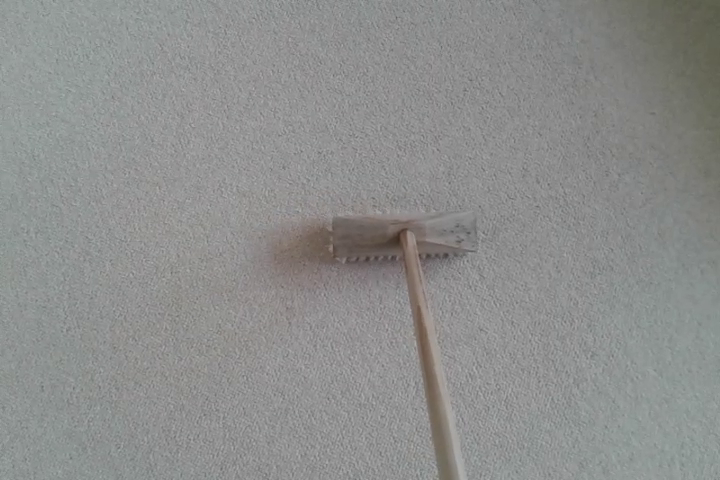
#> input picture Rezultati/img0006.png, 720 x 480 px, found by its file name; the run also reads 1 picture not shown here
$ python nekateri_testi.py
#> lines starting #> are read from the running program, lines starting #| are printed output that depends on the picture
### HS_piramidna.py
from scipy.ndimage.filters import convolve
import numpy as np
from interpolacija import interpn
from funkcije import showImage
import cv2
import scipy.ndimage as ni
#predlagan s strani Horn- Schunck, redefiniram (uposteva Neumanove robne pogoje sistema diff enačb):
kernelAvg = np.array([[1/12, 1/6, 1/12],
                        [1/6,    0, 1/6],
                        [1/12, 1/6, 1/12]], dtype=np.float32)

def discreteGaussian2D(iSigma):
    '''
    izračun gaussovega jedra za glajenje iz sigme
    '''
#> called with iSigma = 1.04
    U = int(2*np.ceil(3*iSigma) +1)
    V = U
    oKernel = np.zeros((U,V))
    for u in list(range(int(-(U-1)/2), int((U-1)/2)+1, 1)):
        for v in list(range(int(-(V-1)/2), int((V-1)/2)+1, 1)):
            oKernel[u+int((U-1)/2),v+int((V-1)/2)] = ((2*np.pi)**(-1)*iSigma**(-2))*np.exp(-(u**2+v**2)/2/iSigma**2)

    return oKernel/np.sum(oKernel)


def bicubicInterpolateWarp(I2,U,V):
    '''
    popravi za u,v in bikubično interpoliraj kar manjka
    '''
    dy,dx=I2.shape
    x = np.arange(0, dx, 1)
    y = np.arange(0, dy, 1)
    #Y, X = np.meshgrid(y, x, indexing='ij')  #tocke prej
    f = I2
    xi = np.arange(0, dx, 1.0)
    yi = np.arange(0, dy, 1.0)
    Yi, Xi = np.meshgrid(yi, xi, indexing='ij')#tocke potem
    Xi -= U
    Yi -= V
    fi = interpn([Yi, Xi], [y, x], f,order=3) #3. red
    return fi

def upscaleDownscaleInterp(I,nj):
    '''
    I: image to scale, nj>1 upscale, nj<1 downscale
    '''

    dy,dx=I.shape
    x = np.arange(0, dx, 1)
    y = np.arange(0, dy, 1)
    #Y, X = np.meshgrid(y, x, indexing='ij')  #tocke prej
    f = I
    xi = np.arange(0, dx, 1/nj)
    yi = np.arange(0, dy, 1/nj)
    Yi, Xi = np.meshgrid(yi, xi, indexing='ij')#tocke potem
    fi = interpn([Yi, Xi], [y, x], f,order=3) #3. red
    return fi

def imageGradient( iImage ):
    """Gradient slike s centralnimi diferencami"""
    iImage = np.array( iImage, dtype='float' )
    iSobel = np.array( ((0,0,0),(-1,0,1),(0,0,0)) )     #ni dejansko Sobel, je samo centralna diferenca.
    oGx = ni.convolve( iImage, iSobel, mode='constant' )
    oGy = ni.convolve( iImage, np.transpose( iSobel ), mode='constant' )
    return oGx, oGy


def HSOF(I1,I2,U,V,alpha,eps,Nmaxiter,Nwarps):
    #izračun HS na enem nivoju

    #izracun odvodov
    I2x,I2y=imageGradient(I2)

    for n in range(1,Nwarps+1):
        #popravi I2: I2(x+h), I2x(x+h), I2y(x+h)
        I2w=bicubicInterpolateWarp(I2,U,V)
        I2xw=bicubicInterpolateWarp(I2x,U,V)
        I2yw=bicubicInterpolateWarp(I2y,U,V)

        Un=U
        Vn=V
        r=0
        stopCrit=1
        while (r<Nmaxiter) and stopCrit>eps:
            #zapomnisi za izračun kriterija za ustavitev
            Uk=np.copy(U)
            Vk=np.copy(V)
            #izračunaj povprečje
            Au=convolve(U,kernelAvg,mode='nearest')
            Av=convolve(V,kernelAvg,mode='nearest')
            #gauss-seidlova metoda za iterativno numerično reševanje
            Utmp=((I1-I2w+I2xw*Un-I2yw*(V-Vn))*I2xw+alpha**2*Au)/(np.square(I2xw)+alpha**2)
            Vtmp=((I1-I2w-I2xw*(U-Un)+I2yw*Vn)*I2yw+alpha**2*Av)/(np.square(I2yw)+alpha**2)
            U=Utmp
            V=Vtmp
            #kriterij za ustavitev: se v iteracijah sploš še kaj spreminja ?
            stopCrit=1/np.size(I2)*np.sum( np.square((U-Uk))+ np.square((V-Vk)))
            r=r+1
    return U,V


def HornSchunckPiramidna(I1,I2,alpha,eps,nj,Nmaxiter,Nwarps,Nscales):
    '''
    Ocena optičnega toka po metodi Horn-Schunck z uporabo piramidne sheme

    Tok se izračuna v smeri iz 2 v 1
    '''


    # [6 lines of commented-out code are left out]

    I1s=[I1]
    I2s=[I2]
    Us=[np.zeros(I1.shape,dtype=np.float32)]
    Vs=[np.zeros(I1.shape,dtype=np.float32)]
    sigma0=0.6
    sigmanj=sigma0*np.sqrt(nj**(-2)-1)
    kernelGauss06nj=discreteGaussian2D(sigmanj)

    #izračunaj nivoje s pomočjo decimacije
    for s in range(1,Nscales):
        #glajenje pred decimacijo
        I1tmp=convolve(I1s[s-1],kernelGauss06nj)
        I2tmp=convolve(I2s[s-1],kernelGauss06nj)
        #downscale imgs
        I1d=upscaleDownscaleInterp(I1tmp,nj)
        I2d=upscaleDownscaleInterp(I2tmp,nj)

        I1s.append(I1d)
        I2s.append(I2d)

        #začetni približek optičnega toka je 0
        Us.append(np.zeros(I1d.shape,dtype=np.float32))
        Vs.append(np.zeros(I1d.shape,dtype=np.float32))
#> after the loop, I1s = 5 items; I2s = 5 items; Us = 5 items; Vs = 5 items


    for s in range(Nscales-1,-1,-1):
        U,V=HSOF(I1s[s],I2s[s],Us[s],Vs[s],alpha,eps,Nmaxiter,Nwarps)
        if s!=0:
            #upsample U,V
            U=cv2.resize(U, dsize=(I1s[s-1].shape[1],I1s[s-1].shape[0]), interpolation=cv2.INTER_CUBIC) #pazi, dsize je kot x,y!!!
            V=cv2.resize(V, dsize=(I1s[s-1].shape[1],I1s[s-1].shape[0]), interpolation=cv2.INTER_CUBIC) #pazi, dsize je kot x,y!!!

            #primerno preskaliraj še u in v, da imata tudi na nižjemnivoju smisel
            Us[s-1]=1/nj*U
            Vs[s-1]=1/nj*V
#> this loop made 5 passes
    return U,V

# [10 lines that do not run on import are left out]

### interpolacija.py
from scipy.ndimage import map_coordinates
import numpy as np

#vir: kolegi iz biomedicinske tehnike so imeli to priloženo na vajah

def interpn(ti, t, f, order=1, **kwargs):
    '''
    Interpolacija ND funkcij definiranih na enakomerni mreži točk.

    Parametri
    ---------
    ti : podatkovno polje
        Seznam komponent točk v katerih je potrebno izračunati
        (interpolirati) funkcijske vrednosti.
    t : podatkovno polje
        Seznam vektorjev enakomerno razporejenih vzorčnni točk vzdolž vseh
        koordinatnih osi (razsežnosti).
    f : podatkovno polje
        Funkcijske vrednosti na ND mreži vzorčnih točkah, ki jo napenjajo
        vektorji v t. Velikost podatkovnega polja f mora
        ustrezati (t[0].size, t[1].size, ..., t[-1].size).
    order : int, neobvezno
        Red interpolacije. 0 - najbližji sosed, 1 - linearna ...
    kwargs : razno, neobvezno
        Preostali poimensko podani parametri se posredujejo funkciji
        map_coordinates.

    Vrne
    ----
    fti : podatkovno polje
        Funkcijske vrednosti v točkah f[t[0], t[1], ..., t[-1]].

    Primer
    ------
    >>> import numpy as np
    >>> from matplotlib import pyplot as pp
    >>> from mpl_toolkits.mplot3d import Axes3D
    >>>
    >>> x = np.linspace(-1, 1, 15)
    >>> y = np.linspace(-1, 1, 10)
    >>> Y, X = np.meshgrid(y, x, indexing='ij')
    >>> f = 1.0/(X**2 + Y**2 + 1)
    >>>
    >>> xi = np.linspace(0, 1, 30)
    >>> yi = np.linspace(0, 1, 30)
    >>> Yi, Xi = np.meshgrid(yi, xi, indexing='ij')
    >>> fi = interpn([Yi, Xi], [y, x], f)
    >>>
    >>> fig = pp.figure()
    >>> ax = fig.add_subplot(111, projection='3d')
    >>> ax.plot_wireframe(X, Y, f, color='r', label='vzorčne točke')
    >>> ax.plot_wireframe(Xi, Yi, fi, color='g', label='interpolirane vrednosti')
    >>> ax.legend()
    '''

    f = np.asarray(f)

    if t is not None:
        N = len(t) # space dimensionality
        if N != len(ti):
            raise IndexError('Dimensions of the coordinates must agree!')

        tind = []
        for i in range(N):
            if t[i] is not None:
                tmp = t[i].flatten()
                tind.append((ti[i] - tmp[0])*
                            ((tmp.size - 1)/(tmp[-1] - tmp[0])))
            else:
                tind.append(ti[i])
    else:
        tind = ti
    return map_coordinates(f, np.asarray(tind), order=order, **kwargs)

### plots_and_reads.py
from PIL import Image
import re
import numpy
import matplotlib.pyplot as plt
import numpy as np
import PIL.Image as im
from funkcije import saveImage
# [5 lines left out: function convertToGray, not called in this run]
'''
def read_pgm(filename, byteorder='>'): #vir stackoverflow https://stackoverflow.com/questions/7368739/numpy-and-16-bit-pgm
    """Return image data from a raw PGM file as numpy array.

    Format specification: http://netpbm.sourceforge.net/doc/pgm.html

    """
    with open(filename, 'rb') as f:
        buffer = f.read()
    try:
        header, width, height, maxval = re.search(
            b"(^P5\s(?:\s*#.*[\r\n])*"
            b"(\d+)\s(?:\s*#.*[\r\n])*"
            b"(\d+)\s(?:\s*#.*[\r\n])*"
            b"(\d+)\s(?:\s*#.*[\r\n]\s)*)", buffer).groups()
    except AttributeError:
        raise ValueError("Not a raw PGM file: '%s'" % filename)

    return convertToGray(np.array(numpy.frombuffer(buffer,
                            dtype='u1' if int(maxval) < 256 else byteorder+'u2',
                            count=int(width)*int(height),
                            offset=len(header)
                            ).reshape((int(height), int(width))), dtype='float'))
'''

# [35 lines left out: functions showImage, genImgsIntoArray, not called in this run]


def quiverOnImage(u, v, iImage, scale=3, step=5,showOrSave='show',path=''):
    """
    na novo napisan quiver plot, da lahko rišem bolj na redko
    """
#> called with scale = 2, step = 20, showOrSave = 'save', path = 'C:/koncniRV/Rezultati/slikaquiver'
    u=-u #
    v=-v #
    ax = plt.figure().gca()
    ax.imshow(iImage, cmap='gray', origin='upper')
    for i in range(0, u.shape[0], step):
        for j in range(0, v.shape[1], step):
            ax.arrow(j,i, u[i, j]*scale, v[i, j]*scale, color='red',
                     head_width=1.5, head_length=1) #navadni quiverplot mi ni sluzil dobro, zato sem ga spisal na roke
    plt.draw()
    if showOrSave=='show':
        plt.show()
    elif showOrSave=='save':
        plt.savefig(path+'.png')
#> in optFlowColorVisualisation, `v = np.ones(iImage.shape)`: v: shape (480, 720) float64; every value is 1

def convertHSV2RGB( iImage):
    #pretvorba barvne slike iz barvnega prostora HSV v RGB
    iImage = iImage.astype('float') #vrača uint8 sliko
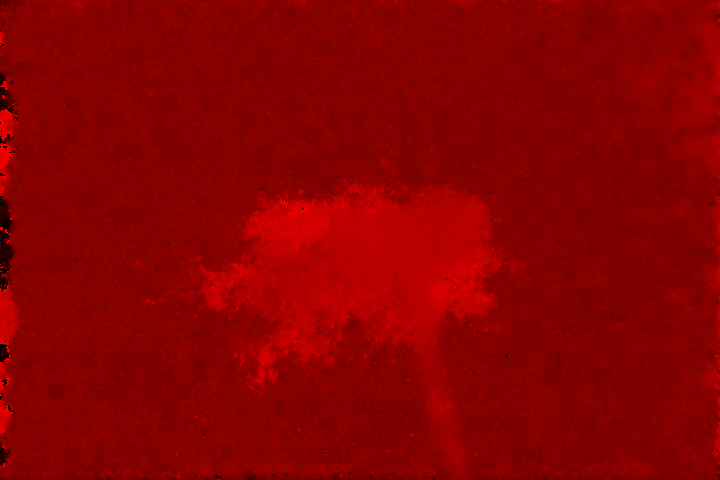
#> iImage: shape (480, 720, 3) float64; mean of channels 0, 1, 2 195.6, 0.2, 1; drawn with min black and max white
    h = iImage[:,:,0]
    s = iImage[:,:,1]
    v = iImage[:,:,2]

    C = v * s
    X = C * (1.0 - np.abs( ( (h/60.0) % 2.0 ) -1 ) )
    m = v - C

    r = np.zeros_like( h )
#> r: shape (480, 720) float64; every value is 0
    g = np.zeros_like( h )
    b = np.zeros_like( h )

    r[ (h>=0.0) * (h<60.0) ] = C[ (h>=0.0) * (h<60.0) ]
#> r: shape (480, 720) float64; min 0, max 0.431, mean 0.000424
    g[ (h>=0.0) * (h<60.0) ] = X[ (h>=0.0) * (h<60.0) ]
#> g: shape (480, 720) float64; min 0, max 0.403, mean 0.000237

    r[ (h>=60.0) * (h<120.0) ] = X[ (h>=60.0) * (h<120.0) ]
#> r: shape (480, 720) float64; min -9.21e-20, max 0.431, mean 0.000539
    g[ (h>=60.0) * (h<120.0) ] = C[ (h>=60.0) * (h<120.0) ]

    g[ (h>=120.0) * (h<180.0) ] = C[ (h>=120.0) * (h<180.0) ]
    b[ (h>=120.0) * (h<180.0) ] = X[ (h>=120.0) * (h<180.0) ]
#> b: shape (480, 720) float64; min 0, max 0.326, mean 0.0236

    g[ (h>=180.0) * (h<240.0) ] = X[ (h>=180.0) * (h<240.0) ]
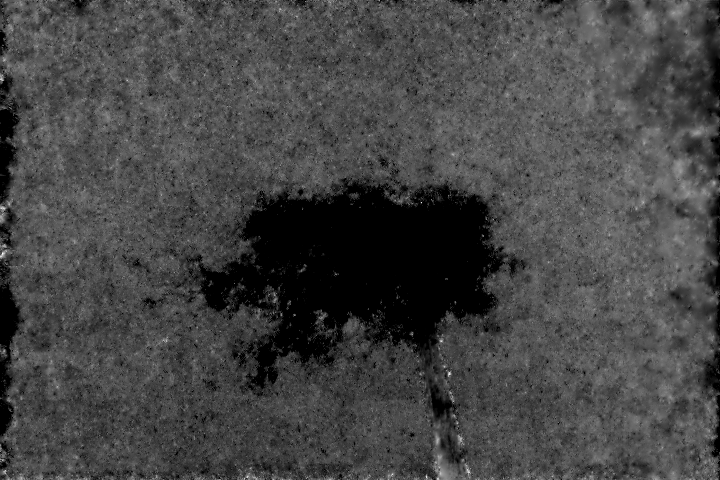
#> g: shape (480, 720) float64; min -2.06e-19, max 0.403, mean 0.11; drawn with min black and max white
    b[ (h>=180.0) * (h<240.0) ] = C[ (h>=180.0) * (h<240.0) ]

    r[ (h>=240.0) * (h<300.0) ] = X[ (h>=240.0) * (h<300.0) ]
#> r: shape (480, 720) float64; min -9.21e-20, max 0.81, mean 0.0151
    b[ (h>=240.0) * (h<300.0) ] = C[ (h>=240.0) * (h<300.0) ]
#> b: shape (480, 720) float64; min 0, max 1, mean 0.169

    r[ (h>=300.0) * (h<360.0) ] = C[ (h>=300.0) * (h<360.0) ]
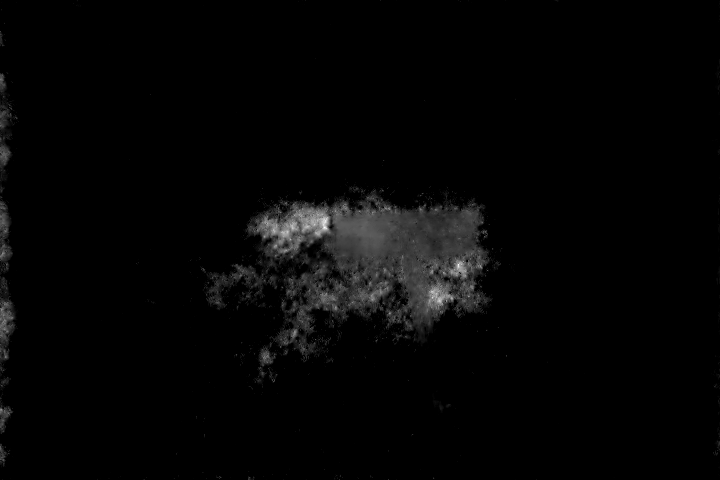
#> r: shape (480, 720) float64; min -9.21e-20, max 0.818, mean 0.0165; drawn with min black and max white
    b[ (h>=300.0) * (h<360.0) ] = X[ (h>=300.0) * (h<360.0) ]
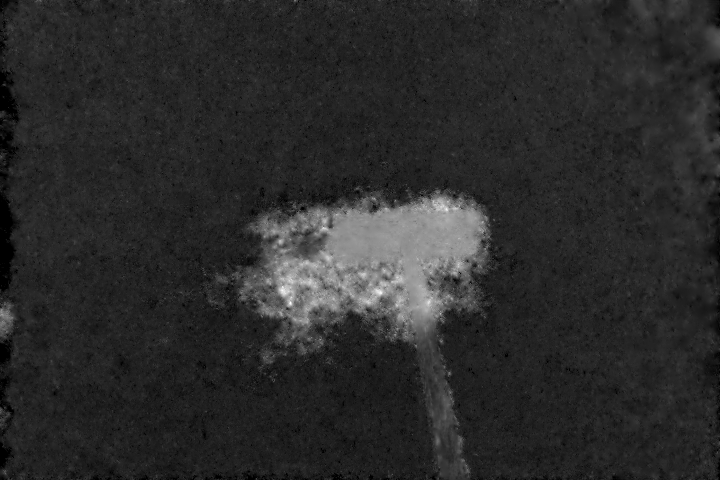
#> b: shape (480, 720) float64; min 0, max 1, mean 0.171

    r = r + m
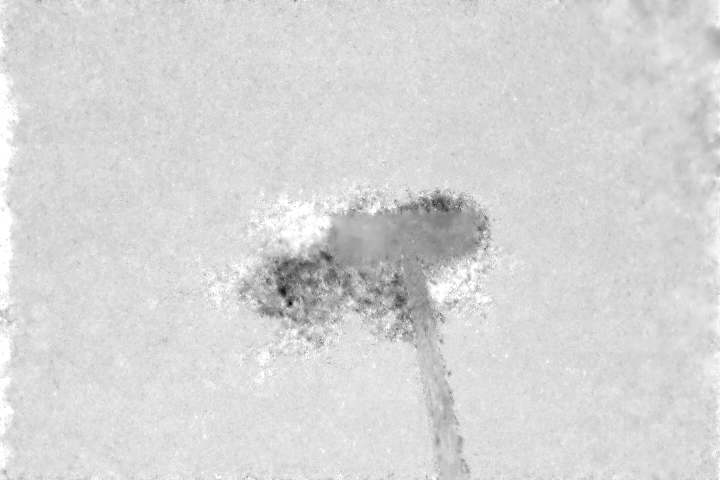
#> r: shape (480, 720) float64; min 0, max 1, mean 0.842
    g = g + m
    b = b + m
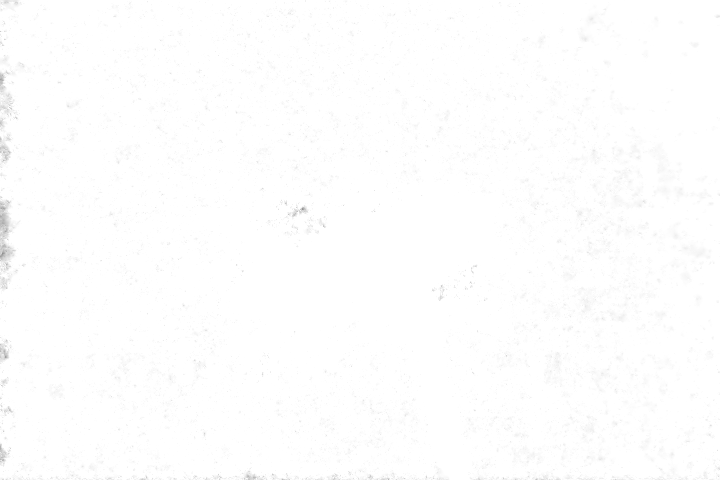
#> b: shape (480, 720) float64; min 0.569, max 1, mean 0.997

    #ustvari izhodno sliko
    oImage = np.zeros_like( iImage )
#> oImage: shape (480, 720, 3) float64; every value is 0
    oImage[:,:,0] = r
    oImage[:,:,1] = g
    oImage[:,:,2] = b
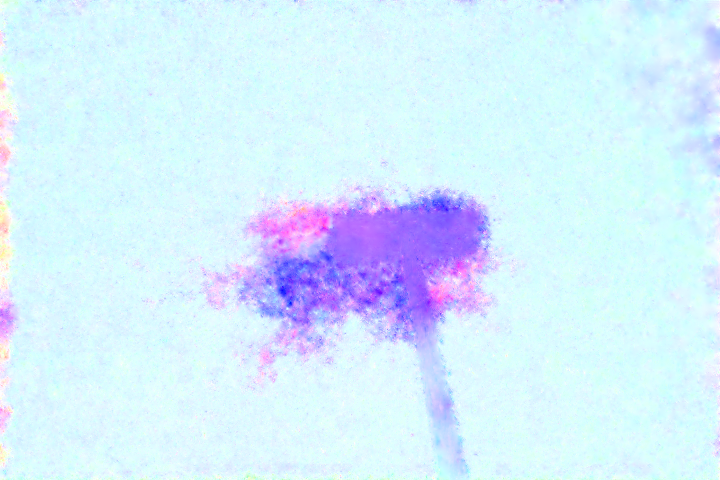
#> oImage: shape (480, 720, 3) float64; mean of channels 0, 1, 2 0.842, 0.936, 0.997; drawn as R, G, B


    #zaokrozevanje vrednosti
    oImage = 255.0 * oImage
    oImage[oImage>255.0]= 255.0
    oImage[oImage<0.0] = 0.0

    oImage = oImage.astype('uint8')


    return oImage

'''
def scaleImage(iImage, iSlopeA, iIntersectionB):
    iImageType = iImage.dtype
    iImage = iImage.astype('float')
    oImage = iSlopeA*iImage + iIntersectionB
    if iImageType.kind in ('u' , 'i'):
        oImage[oImage<np.iinfo(iImageType).min]=np.iinfo(iImageType).min
        oImage[oImage>np.iinfo(iImageType).max]=np.iinfo(iImageType).max  ##omejiti moramo podatke na omejitve input tipa
    return np.array(oImage, dtype = iImageType)

def windowImage( iImage, iCenter, iWidth ):
    iImageType = iImage.dtype
    if iImageType.kind in ('u','i'):
        iMaxValue= np.iinfo(iImageType).max
        iMinValue= np.iinfo(iImageType).min

    else:
        iMaxValue = np.max(iImage)
        iMinValue = np.min(iImage)
    iRange = iMaxValue - iMinValue

    iSlopeA = iRange/float(iWidth)
    iInterceptB = -iSlopeA * (float(iCenter) - iWidth/2)


    return scaleImage(iImage, iSlopeA, iInterceptB)

def window_middle80_parameters(image):
    # YOUR CODE HERE
    sortirana=np.array(sorted(image.flatten()))
    #print(len(sortirana))
    ind_0_1=int(len(sortirana)*0.1)-1
    val_0_1=sortirana[ind_0_1]
    ind_0_9=int(len(sortirana)*0.9)-1
    val_0_9=sortirana[ind_0_9]

    w=val_0_9-val_0_1
    c=(val_0_1+val_0_9)/2

    return (c, w)
'''

import cv2
def optFlowColorVisualisation(u,v,iImage,showOrSave='show',path=''):
    '''
    Vizualizacja optičnega toka z barvami.
    Polarni kot in dolžina vektroja optičnega toka (u,v) določata h in s kanal hsv

    '''
    u=-u #obrnem optični tok, ker rišem iz slike 1 v dva, tok pa računam iz 2 v 1
    v=-v #
    #u, v v kot in dolz
    iImage=np.array(iImage)
    kot=(np.arctan2(-v,u)/np.pi*180) %360
    dolz=np.sqrt(np.square(u)+np.square(v))
    h = kot
    kot[np.isnan( kot )] = 0
    #s = np.divide( (dolz-np.amin(dolz)),(np.amax(dolz)-np.amin(dolz)))
    #s[np.isnan( s )] = 0
    #s = np.ones(iImage.shape)
    s = cv2.normalize(dolz, None, 0, 1, cv2.NORM_MINMAX)
    v = np.ones(iImage.shape) #value naj bo vedno 1
    iRGB=convertHSV2RGB(np.dstack((h,s,v)))
    if showOrSave=='show':
        plt.figure()
        plt.imshow(iRGB)
        plt.show()
    elif showOrSave=='save':
        plt.figure()
        plt.imshow(iRGB)
        plt.savefig(path+'.png')
    #    saveImage(path,np.array(iRGB),'png')

### nekateri_testi.py
from funkcije import transformImage,transAffine2D,showImage,saveImage
from hornSchunk import HornSchunck
from PIL import Image
import matplotlib.pyplot as plt
from matplotlib.pyplot import hist2d
from plots_and_reads import quiverOnImage,optFlowColorVisualisation,genImgsIntoArray
import numpy as np
from HS_piramidna import HornSchunckPiramidna,bicubicInterpolateWarp
from scipy import ndimage

I0=np.array(Image.open('C:/koncniRV/Rezultati/img0006.png').convert('L'),dtype=np.float32)
I1=np.array(Image.open('C:/koncniRV/Rezultati/img0007.png').convert('L'),dtype=np.float32)

# [7 lines of commented-out code are left out]
u1,v1=HornSchunckPiramidna(I0,I1,6,0.01,0.5,150,15,5)
# [6 lines of commented-out code are left out]
quiverOnImage(u1,v1,I0,scale=2,step=20,showOrSave='save',path='C:/koncniRV/Rezultati/slikaquiver')
optFlowColorVisualisation(u1,v1,I0,showOrSave='save',path='C:/koncniRV/Rezultati/slikahsv')

# [14 lines of commented-out code are left out]
I0=I1
